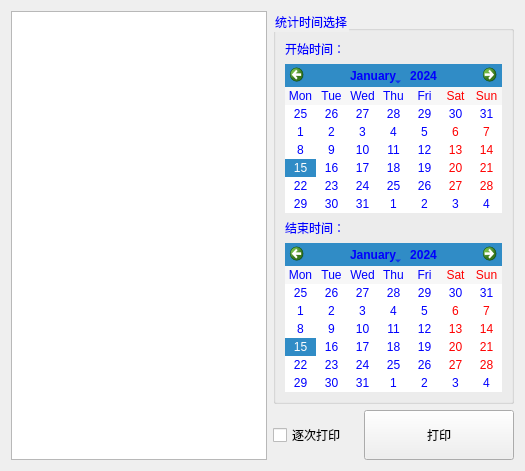
        <widget class="QWidget" name="printing_results">
         <layout class="QGridLayout" name="gridLayout_5">
          <item row="0" column="0">
           <layout class="QHBoxLayout" name="horizontalLayout_3" stretch="3,1">
            <item>
             <widget class="QTableView" name="detectResults"/>
            </item>
            <item>
             <layout class="QVBoxLayout" name="verticalLayout">
              <item>
               <widget class="QGroupBox" name="groupBox_8">
                <property name="styleSheet">
                 <string notr="true">font: 12pt &quot;Arial&quot;;
color: rgb(0, 0, 255);</string>
                </property>
                <property name="title">
                 <string>统计时间选择</string>
                </property>
                <layout class="QGridLayout" name="gridLayout_7">
                 <item row="0" column="0">
                  <widget class="QLabel" name="label_startDate">
                   <property name="text">
                    <string>开始时间：</string>
                   </property>
                  </widget>
                 </item>
                 <item row="2" column="0">
                  <widget class="QLabel" name="label_endDate">
                   <property name="text">
                    <string>结束时间：</string>
                   </property>
                  </widget>
                 </item>
                 <item row="1" column="0">
                  <widget class="QCalendarWidget" name="calendarWidget_startDate">
                   <property name="maximumSize">
                    <size>
                     <width>400</width>
                     <height>240</height>
                    </size>
                   </property>
                   <property name="styleSheet">
                    <string notr="true">font: 8pt &quot;宋体&quot;;</string>
                   </property>
                   <property name="verticalHeaderFormat">
                    <enum>QCalendarWidget::NoVerticalHeader</enum>
                   </property>
                  </widget>
                 </item>
                 <item row="3" column="0">
                  <widget class="QCalendarWidget" name="calendarWidget_endDate">
                   <property name="maximumSize">
                    <size>
                     <width>400</width>
                     <height>240</height>
                    </size>
                   </property>
                   <property name="styleSheet">
                    <string notr="true">font: 8pt &quot;宋体&quot;;</string>
                   </property>
                   <property name="verticalHeaderFormat">
                    <enum>QCalendarWidget::NoVerticalHeader</enum>
                   </property>
                  </widget>
                 </item>
                </layout>
               </widget>
              </item>
              <item>
               <layout class="QHBoxLayout" name="horizontalLayout_13">
                <item>
                 <widget class="QCheckBox" name="checkBox_print">
                  <property name="text">
                   <string>逐次打印</string>
                  </property>
                  <property name="checked">
                   <bool>false</bool>
                  </property>
                 </widget>
                </item>
                <item>
                 <widget class="QPushButton" name="PrintResults">
                  <property name="minimumSize">
                   <size>
                    <width>150</width>
                    <height>50</height>
                   </size>
                  </property>
                  <property name="text">
                   <string>打印</string>
                  </property>
                 </widget>
                </item>
               </layout>
              </item>
             </layout>
            </item>
           </layout>
          </item>
         </layout>
        </widget>
